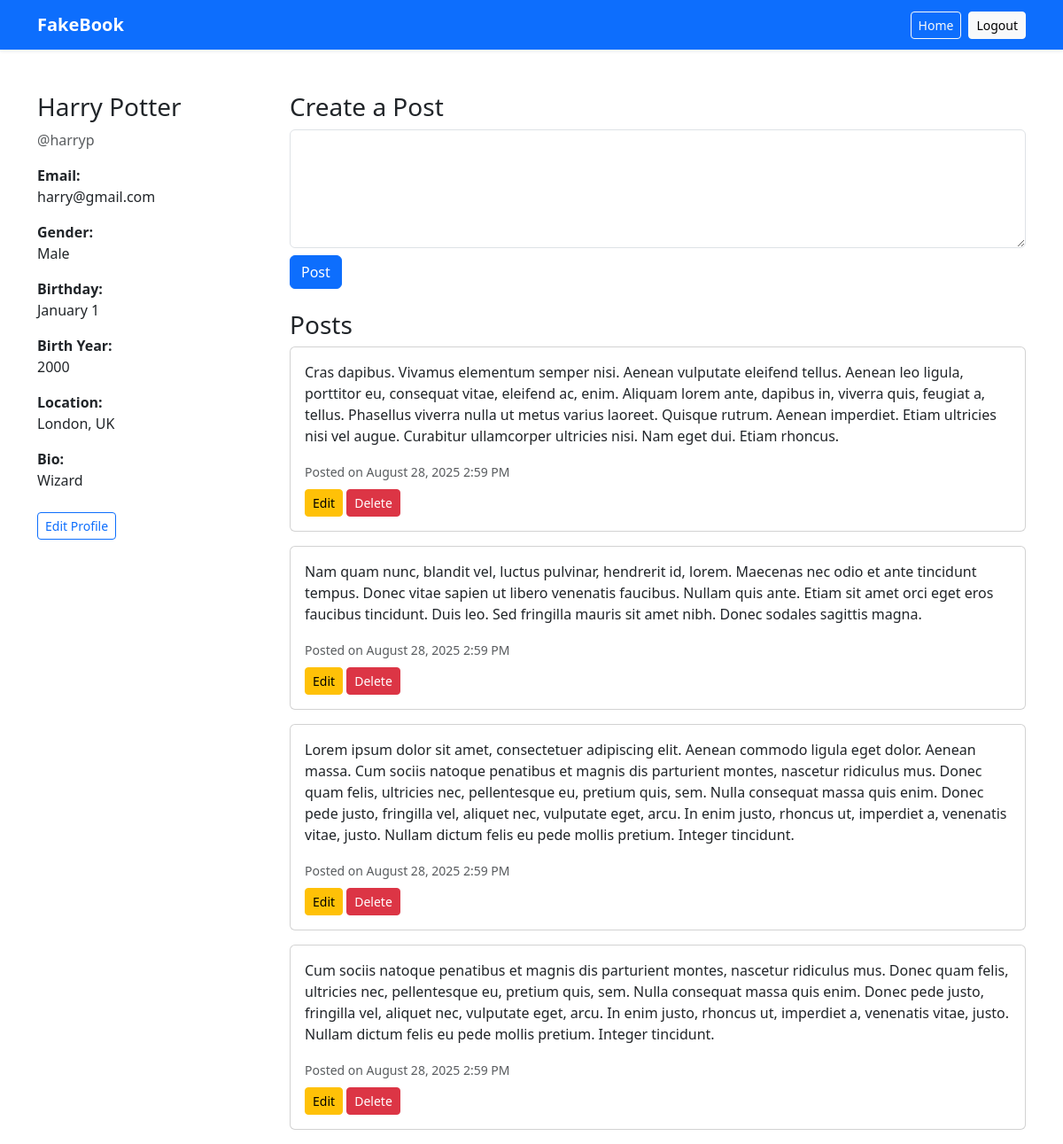
/ (signed in), run on the app's committed database.
### tables this page shows
CREATE TABLE users (
    id INT AUTO_INCREMENT PRIMARY KEY,
    first_name VARCHAR(255) NOT NULL,
    last_name VARCHAR(255) NOT NULL,
    username VARCHAR(100) NOT NULL,
    email VARCHAR(100) NOT NULL UNIQUE,
    password VARCHAR(255) NOT NULL,
    gender ENUM('male', 'female') NOT NULL,
    birth_date DATE NOT NULL,
    location VARCHAR(100) NULL,
    bio TEXT NULL,
    profile_pic VARCHAR(255) NULL,
    created_at TIMESTAMP DEFAULT CURRENT_TIMESTAMP
);

CREATE TABLE posts (
    id INT AUTO_INCREMENT PRIMARY KEY,
    user_id INT NOT NULL,
    content TEXT NOT NULL,
    created_at TIMESTAMP DEFAULT CURRENT_TIMESTAMP,
    updated_at TIMESTAMP NULL,
    FOREIGN KEY (user_id) REFERENCES users(id) ON DELETE CASCADE
);

### src/controller/ProfileController.php (called while the page is built, shortened)
<?php
require_once __DIR__ . '/../model/User.php';
require_once __DIR__ . '/../model/Post.php';
class ProfileController{
    private $user;
    private $post;
    public function __construct() {
        $pdo = require __DIR__ . '/../../config/db.php';
        $this->user = new User($pdo);
        $this->post = new Post($pdo);
    }
    public function index(){
        $email = $_SESSION['user'];
        $user = $this->user->getUserByEmail($email);
        $id = $user['id'];
        $posts = $this->post->getPostsByUserId($id);
        include __DIR__.'/../view/posts/index.php';
    }
}
?>

### src/model/User.php (called while the page is built, shortened)
<?php
class User
{
    private $pdo;
    public function __construct($pdo)
    {
        $this->pdo = $pdo;
    }
    public function getUserByEmail($email)
    {
        $stmt = $this->pdo->prepare("SELECT * FROM users where email=?");
        $stmt->execute([$email]);
        return $stmt->fetch();
    }
}
?>

### src/model/Post.php (called while the page is built, shortened)
<?php
    class Post{
        private $pdo;
        public function __construct($pdo){
            $this->pdo = $pdo;
        }
        public function getPostsByUserId($user_id){
            $stmt = $this->pdo->prepare("SELECT * FROM posts where user_id=? ORDER BY created_at DESC");
            $stmt-> execute([$user_id]);
            return $stmt->fetchAll();
        }
    }
?>

### src/view/posts/index.php (the view, shortened to what this page needs)
<?php include __DIR__.'/../layouts/header.php'; ?>
<div class="row">
    <?php include __DIR__.'/../layouts/profile-sidebar.php'; ?>
    <div class="col-md-9">
        <h3>Create a Post</h3>
        <form method="POST" action="index.php?action=create&user_id=<?= $user['id'] ?>" class="mb-4">
            <textarea name="content" class="form-control mb-2" rows="5" required></textarea>
            <button type="submit" value="Submit" class="btn btn-primary">Post</button>
        </form>
        <h3>Posts</h3>
        <?php if ($posts): ?>
            <?php foreach ($posts as $post): ?>
                <div class="card mb-3">
                    <div class="card-body">
                        <p><?= nl2br(htmlspecialchars($post['content'])) ?></p>
                        <small class="text-muted">
                            Posted on <?= date("F j, Y g:i A", strtotime($post['created_at'])) ?>
                        </small>
                        <br>
                        <a href="index.php?action=edit&user_id=<?= $user['id'] ?>&post_id=<?= $post['id'] ?>" class="btn btn-sm btn-warning mt-2">Edit</a>
                        <form method="POST" action="index.php?action=delete" style="display:inline;">
                            <button type="submit" class="btn btn-sm btn-danger mt-2"
                                    onclick="return confirm('Are you sure you want to delete this post?');">
                                Delete
                            </button>
                        </form>
                    </div>
                </div>
            <?php endforeach; ?>
        <?php else: ?>
            <p>No posts yet.</p>
        <?php endif; ?>
    </div>
</div>
 <?php include __DIR__.'/../layouts/footer.php'; ?>

### public/index.php (shortened to what this page needs)
<?php
require_once __DIR__ . '/../src/controller/ProfileController.php';
$controller = strtolower($_GET['controller'] ?? 'profile');
$action = $_GET['action'] ?? 'index';
switch ($controller) {
    case 'profile':
        $ctrl = new \src\controller\ProfileController();
        switch ($action) {
            case 'index':
                $ctrl->index();
                break;
        }
        break;
}

### src/view/layouts/header.php (shortened to what this page needs)
<?php
$BASE = defined('BASE_URL') ? BASE_URL : (rtrim(dirname($_SERVER['SCRIPT_NAME']), '/\\') ?: '.');
?>
<!DOCTYPE html>
<html lang="en">
<head>
    <link rel="stylesheet" href="https://cdn.jsdelivr.net/npm/bootstrap@5.3.3/dist/css/bootstrap.min.css"
>
    <link rel="stylesheet" href="./assets/profile.css">
</head>
<body>
<?php
if (isset($_SESSION['user'])) { ?>
    <nav class="navbar navbar-expand-lg navbar-dark bg-primary shadow-sm">
        <div class="container">
            <a class="navbar-brand fw-bold" href="#">FakeBook</a>
            <div class="d-flex ms-auto gap-2">
                <a href="<?= $BASE ?>/index.php?controller=profile&action=index" class="btn btn-outline-light btn-sm">Home</a>
                <a href="<?= $BASE ?>/index.php?controller=auth&action=logout" class="btn btn-light btn-sm">Logout</a>
            </div>
        </div>
    </nav>
<?php } ?>
<div class="container mt-5">

### src/view/layouts/profile-sidebar.php (shortened to what this page needs)
<div class="col-md-3">
    <h3><?= htmlspecialchars($user['first_name'] . ' ' . $user['last_name']) ?></h3>
    <p class="text-muted">@<?= htmlspecialchars($user['username']) ?></p>
    <p><strong>Email:</strong><br><?= htmlspecialchars($user['email']) ?></p>
    <p><strong>Gender:</strong><br><?= htmlspecialchars(ucfirst($user['gender'])) ?></p>
    <?php if ($user['birth_date']): ?>
        <p><strong>Birthday:</strong><br><?= date('F j', strtotime($user['birth_date'])) ?></p>
        <p><strong>Birth Year:</strong><br><?= date('Y', strtotime($user['birth_date'])) ?></p>
    <?php else: ?>
        <p><strong>Birth Date:</strong> -</p>
    <?php endif; ?>
    <p><strong>Location:</strong><br><?= htmlspecialchars($user['location']) ?></p>
    <p><strong>Bio:</strong><br><?= nl2br(htmlspecialchars($user['bio'])) ?></p>
    <a href="index.php?action=edit_profile&user_id=<?= $user['id'] ?>" class="btn btn-sm btn-outline-primary mt-2">
        Edit Profile
    </a>
</div>

### src/view/layouts/footer.php (shortened to what this page needs)
    </div>
</body>
</html>

### data on the page
users: first_name+last_name "Harry Potter", username "harryp", email "harry@gmail.com", gender "Male", birth_date "January 1", birth_date "2000", location "London, UK", bio "Wizard"
posts: content "Cras dapibus. Vivamus elementum semper nisi. Aenean vulputate eleifend tellus. Aenean leo ligula, porttitor eu, consequat vitae, eleifend ac, enim. Aliquam lorem ante, dapibus in, viverra quis, feugiat a, tellus. Phasellus viverra nulla ut metus varius laoreet. Quisque rutrum. Aenean imperdiet. Etiam ultricies nisi vel augue. Curabitur ullamcorper ultricies nisi. Nam eget dui. Etiam rhoncus.", created_at "August 28, 2025 2:59 PM"
posts: content "Nam quam nunc, blandit vel, luctus pulvinar, hendrerit id, lorem. Maecenas nec odio et ante tincidunt tempus. Donec vitae sapien ut libero venenatis faucibus. Nullam quis ante. Etiam sit amet orci eget eros faucibus tincidunt. Duis leo. Sed fringilla mauris sit amet nibh. Donec sodales sagittis magna.", created_at "August 28, 2025 2:59 PM"
posts: content "Lorem ipsum dolor sit amet, consectetuer adipiscing elit. Aenean commodo ligula eget dolor. Aenean massa. Cum sociis natoque penatibus et magnis dis parturient montes, nascetur ridiculus mus. Donec quam felis, ultricies nec, pellentesque eu, pretium quis, sem. Nulla consequat massa quis enim. Donec pede justo, fringilla vel, aliquet nec, vulputate eget, arcu. In enim justo, rhoncus ut, imperdiet a, venenatis vitae, justo. Nullam dictum felis eu pede mollis pretium. Integer tincidunt.", created_at "August 28, 2025 2:59 PM"
posts: content "Cum sociis natoque penatibus et magnis dis parturient montes, nascetur ridiculus mus. Donec quam felis, ultricies nec, pellentesque eu, pretium quis, sem. Nulla consequat massa quis enim. Donec pede justo, fringilla vel, aliquet nec, vulputate eget, arcu. In enim justo, rhoncus ut, imperdiet a, venenatis vitae, justo. Nullam dictum felis eu pede mollis pretium. Integer tincidunt.", created_at "August 28, 2025 2:59 PM"
